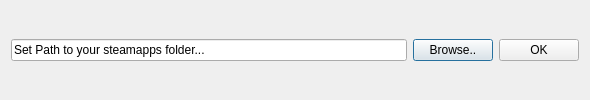
<?xml version="1.0" encoding="UTF-8"?>
<ui version="4.0">
 <class>Dialog</class>
 <widget class="QDialog" name="Dialog">
  <property name="geometry">
   <rect>
    <x>0</x>
    <y>0</y>
    <width>590</width>
    <height>100</height>
   </rect>
  </property>
  <property name="windowTitle">
   <string>Dialog</string>
  </property>
  <layout class="QGridLayout" name="gridLayout">
   <item row="1" column="2">
    <widget class="QPushButton" name="BrowseButton">
     <property name="text">
      <string>Browse..</string>
     </property>
    </widget>
   </item>
   <item row="1" column="3">
    <widget class="QPushButton" name="ConfirmButton">
     <property name="text">
      <string>OK</string>
     </property>
    </widget>
   </item>
   <item row="1" column="0">
    <widget class="QLineEdit" name="SteamPath">
     <property name="text">
      <string>Set Path to your steamapps folder...</string>
     </property>
     <property name="readOnly">
      <bool>true</bool>
     </property>
     <property name="clearButtonEnabled">
      <bool>false</bool>
     </property>
    </widget>
   </item>
  </layout>
 </widget>
 <resources/>
 <connections/>
</ui>
